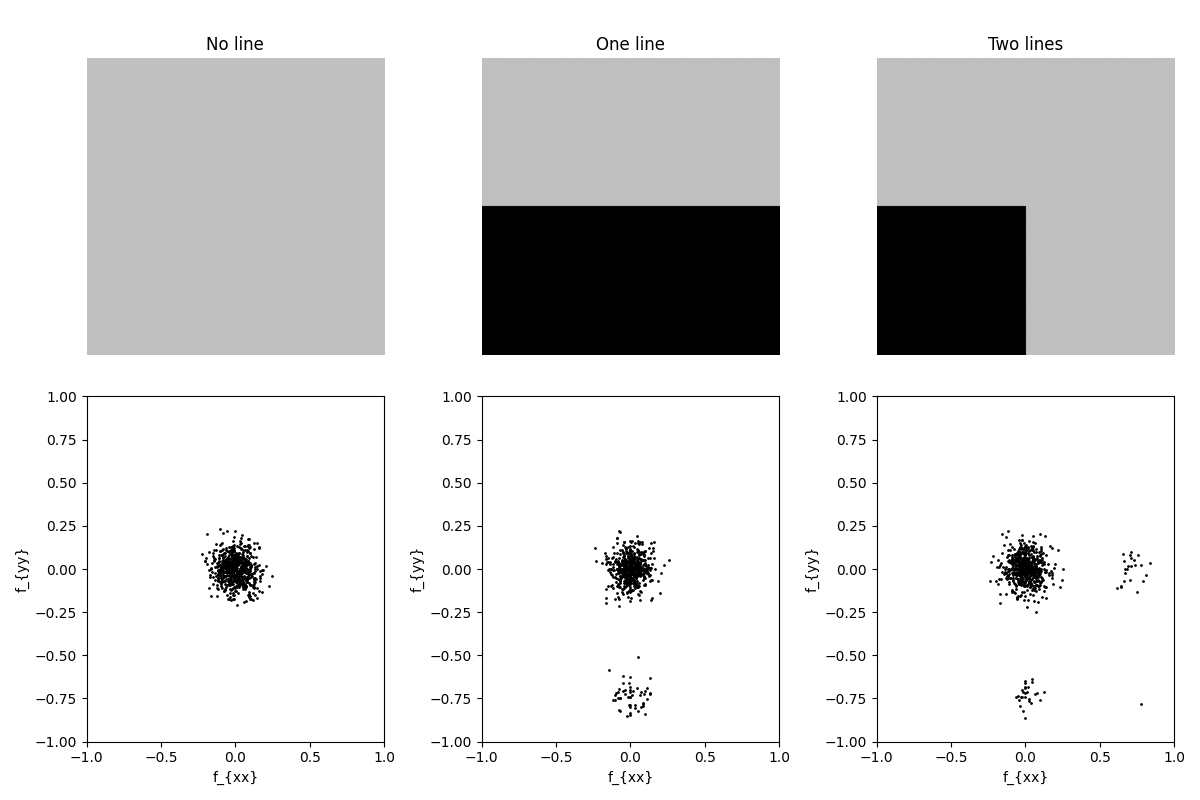

Generate this figure with Python:
import numpy as np
import matplotlib.pyplot as plt
from scipy.ndimage import correlate
from skimage.util import random_noise

print('Running Figure1246 (Spread of derivatives)...')

# Data
fconstOrig = 0.75 * np.ones((600, 600), dtype=float)

fedgeOrig = 0.75 * np.ones((600, 600), dtype=float)
fedgeOrig[300:, :] = 0.0  # MATLAB: end/2:end

fcrOrig = 0.75 * np.ones((600, 600), dtype=float)
fcrOrig[300:, :300] = 0.0  # MATLAB: end/2:end,1:end/2

# Add noise (Gaussian variance = .003)
fconst = random_noise(fconstOrig, mode='gaussian', mean=0.0, var=0.003)
fedge = random_noise(fedgeOrig, mode='gaussian', mean=0.0, var=0.003)
fcr = random_noise(fcrOrig, mode='gaussian', mean=0.0, var=0.003)

# Select areas (MATLAB 1-based inclusive: 285:315)
xlow, xhigh = 285, 315
ylow, yhigh = 285, 315
fconst = fconst[xlow - 1:xhigh, ylow - 1:yhigh]
fedge = fedge[xlow - 1:xhigh, ylow - 1:yhigh]
fcr = fcr[xlow - 1:xhigh, ylow - 1:yhigh]

# Filter kernels
wy = np.array([-1.0, 0.0, 1.0], dtype=float).reshape(1, 3)
wx = wy.T

# Derivatives (MATLAB imfilter default correlation, zero padding)
dxconst = correlate(fconst, wx, mode='constant', cval=0.0)
dxedge = correlate(fedge, wx, mode='constant', cval=0.0)
dxcr = correlate(fcr, wx, mode='constant', cval=0.0)

dyconst = correlate(fconst, wy, mode='constant', cval=0.0)
dyedge = correlate(fedge, wy, mode='constant', cval=0.0)
dycr = correlate(fcr, wy, mode='constant', cval=0.0)

# Strip borders: MATLAB 3:end-3 => Python 2:-3
dxconst = dxconst[2:-3, 2:-3]
dxedge = dxedge[2:-3, 2:-3]
dxcr = dxcr[2:-3, 2:-3]
dyconst = dyconst[2:-3, 2:-3]
dyedge = dyedge[2:-3, 2:-3]
dycr = dycr[2:-3, 2:-3]

# Convert to vectors
dxconstv = dxconst.ravel()
dxedgev = dxedge.ravel()
dxcrv = dxcr.ravel()
dyconstv = dyconst.ravel()
dyedgev = dyedge.ravel()
dycrv = dycr.ravel()

# Display
fig, ax = plt.subplots(2, 3, figsize=(12, 8))
ax = ax.ravel()

ax[0].imshow(fconstOrig, cmap='gray', vmin=0, vmax=1)
ax[0].set_title('No line')
ax[0].axis('off')

ax[1].imshow(fedgeOrig, cmap='gray', vmin=0, vmax=1)
ax[1].set_title('One line')
ax[1].axis('off')

ax[2].imshow(fcrOrig, cmap='gray', vmin=0, vmax=1)
ax[2].set_title('Two lines')
ax[2].axis('off')

ax[3].plot(dyconstv, dxconstv, 'k.', markersize=2)
ax[3].set_xlabel('f_{xx}')
ax[3].set_ylabel('f_{yy}')
ax[3].axis([-1, 1, -1, 1])

ax[4].plot(dyedgev, dxedgev, 'k.', markersize=2)
ax[4].set_xlabel('f_{xx}')
ax[4].set_ylabel('f_{yy}')
ax[4].axis([-1, 1, -1, 1])

ax[5].plot(dycrv, dxcrv, 'k.', markersize=2)
ax[5].set_xlabel('f_{xx}')
ax[5].set_ylabel('f_{yy}')
ax[5].axis([-1, 1, -1, 1])

fig.tight_layout()
fig.savefig('Figure1246.png')

print('Saved Figure1246.png')
plt.show()
